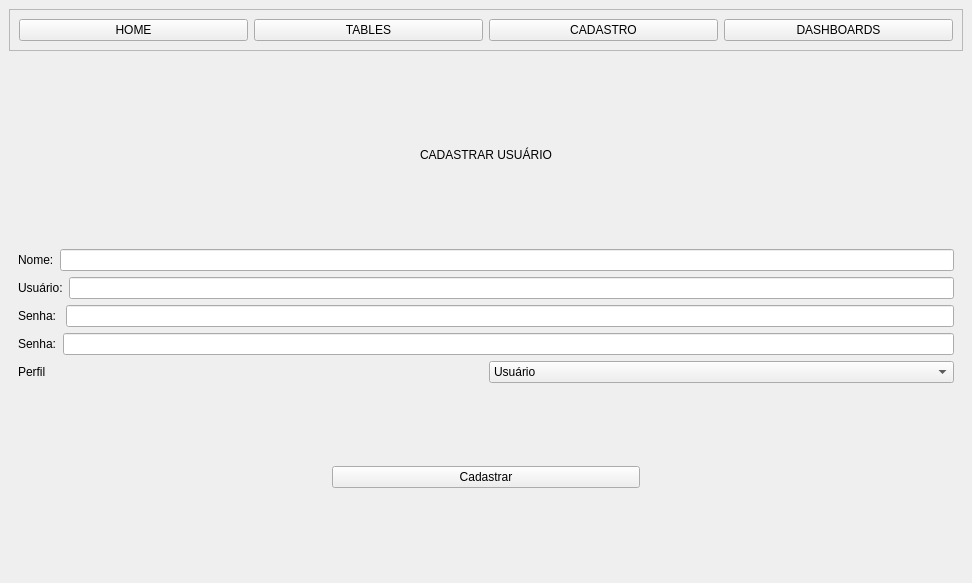
<?xml version="1.0" encoding="UTF-8"?>
<ui version="4.0">
 <class>MainWindow</class>
 <widget class="QMainWindow" name="MainWindow">
  <property name="geometry">
   <rect>
    <x>0</x>
    <y>0</y>
    <width>972</width>
    <height>583</height>
   </rect>
  </property>
  <property name="windowTitle">
   <string>MainWindow</string>
  </property>
  <widget class="QWidget" name="centralwidget">
   <layout class="QGridLayout" name="gridLayout">
    <item row="0" column="0">
     <widget class="QFrame" name="frame">
      <property name="frameShape">
       <enum>QFrame::StyledPanel</enum>
      </property>
      <property name="frameShadow">
       <enum>QFrame::Raised</enum>
      </property>
      <layout class="QHBoxLayout" name="horizontalLayout">
       <item>
        <widget class="QPushButton" name="btn_home">
         <property name="text">
          <string>HOME</string>
         </property>
        </widget>
       </item>
       <item>
        <widget class="QPushButton" name="btn_tables">
         <property name="text">
          <string>TABLES</string>
         </property>
        </widget>
       </item>
       <item>
        <widget class="QPushButton" name="btn_pg_cadastro">
         <property name="text">
          <string>CADASTRO</string>
         </property>
        </widget>
       </item>
       <item>
        <widget class="QPushButton" name="btn_dashboards">
         <property name="text">
          <string>DASHBOARDS</string>
         </property>
        </widget>
       </item>
      </layout>
     </widget>
    </item>
    <item row="1" column="0">
     <widget class="QStackedWidget" name="Pages">
      <property name="currentIndex">
       <number>2</number>
      </property>
      <widget class="QWidget" name="pg_table">
       <layout class="QHBoxLayout" name="horizontalLayout_4">
        <item>
         <widget class="QTabWidget" name="tabWidget">
          <property name="currentIndex">
           <number>0</number>
          </property>
          <widget class="QWidget" name="tables">
           <attribute name="title">
            <string>TreeWidget</string>
           </attribute>
           <layout class="QVBoxLayout" name="verticalLayout_3">
            <item>
             <layout class="QHBoxLayout" name="horizontalLayout_2">
              <item>
               <widget class="QLineEdit" name="txt_file"/>
              </item>
              <item>
               <widget class="QPushButton" name="btn_open">
                <property name="text">
                 <string>Abrir</string>
                </property>
               </widget>
              </item>
             </layout>
            </item>
            <item>
             <layout class="QHBoxLayout" name="horizontalLayout_3">
              <item>
               <layout class="QVBoxLayout" name="verticalLayout_7">
                <item>
                 <layout class="QVBoxLayout" name="verticalLayout_5">
                  <item>
                   <widget class="QLabel" name="label_3">
                    <property name="text">
                     <string>ESTOQUE</string>
                    </property>
                   </widget>
                  </item>
                  <item>
                   <widget class="QTreeWidget" name="tw_estoque">
                    <column>
                     <property name="text">
                      <string>NFe</string>
                     </property>
                    </column>
                    <column>
                     <property name="text">
                      <string>New Column</string>
                     </property>
                    </column>
                    <column>
                     <property name="text">
                      <string>Cliente</string>
                     </property>
                    </column>
                    <column>
                     <property name="text">
                      <string>UF</string>
                     </property>
                    </column>
                    <column>
                     <property name="text">
                      <string>New Column</string>
                     </property>
                    </column>
                    <column>
                     <property name="text">
                      <string>Cod Item</string>
                     </property>
                    </column>
                    <column>
                     <property name="text">
                      <string>New Column</string>
                     </property>
                    </column>
                    <column>
                     <property name="text">
                      <string>Quantidade</string>
                     </property>
                    </column>
                    <column>
                     <property name="text">
                      <string>UN</string>
                     </property>
                    </column>
                    <column>
                     <property name="text">
                      <string>Especie </string>
                     </property>
                    </column>
                    <column>
                     <property name="text">
                      <string>Valor NFe</string>
                     </property>
                    </column>
                    <column>
                     <property name="text">
                      <string>New Column</string>
                     </property>
                    </column>
                    <column>
                     <property name="text">
                      <string>Usuário</string>
                     </property>
                    </column>
                   </widget>
                  </item>
                 </layout>
                </item>
                <item>
                 <widget class="QLabel" name="label_2">
                  <property name="text">
                   <string>SAÍDA</string>
                  </property>
                 </widget>
                </item>
                <item>
                 <layout class="QVBoxLayout" name="verticalLayout_6">
                  <item>
                   <widget class="QTreeWidget" name="tw_saida">
                    <column>
                     <property name="text">
                      <string>1</string>
                     </property>
                    </column>
                    <column>
                     <property name="text">
                      <string>Nfe</string>
                     </property>
                    </column>
                    <column>
                     <property name="text">
                      <string>Serie</string>
                     </property>
                    </column>
                    <column>
                     <property name="text">
                      <string>Data Importação</string>
                     </property>
                    </column>
                    <column>
                     <property name="text">
                      <string>Usuário</string>
                     </property>
                    </column>
                   </widget>
                  </item>
                 </layout>
                </item>
               </layout>
              </item>
              <item>
               <widget class="QFrame" name="frame_2">
                <property name="frameShape">
                 <enum>QFrame::StyledPanel</enum>
                </property>
                <property name="frameShadow">
                 <enum>QFrame::Raised</enum>
                </property>
                <layout class="QVBoxLayout" name="verticalLayout_4">
                 <item>
                  <widget class="QPushButton" name="btn_importar">
                   <property name="text">
                    <string>Importar Excel</string>
                   </property>
                  </widget>
                 </item>
                 <item>
                  <widget class="QPushButton" name="btn_excel">
                   <property name="text">
                    <string>Gerar Excel</string>
                   </property>
                  </widget>
                 </item>
                 <item>
                  <widget class="QPushButton" name="btn_extorno">
                   <property name="maximumSize">
                    <size>
                     <width>131</width>
                     <height>16777215</height>
                    </size>
                   </property>
                   <property name="text">
                    <string>Extorno</string>
                   </property>
                  </widget>
                 </item>
                 <item>
                  <spacer name="verticalSpacer">
                   <property name="orientation">
                    <enum>Qt::Vertical</enum>
                   </property>
                   <property name="sizeHint" stdset="0">
                    <size>
                     <width>20</width>
                     <height>40</height>
                    </size>
                   </property>
                  </spacer>
                 </item>
                </layout>
               </widget>
              </item>
             </layout>
            </item>
           </layout>
          </widget>
          <widget class="QWidget" name="tab_2">
           <attribute name="title">
            <string>Tab 2</string>
           </attribute>
          </widget>
         </widget>
        </item>
       </layout>
      </widget>
      <widget class="QWidget" name="pg_home">
       <layout class="QVBoxLayout" name="verticalLayout">
        <item>
         <widget class="QLabel" name="label">
          <property name="styleSheet">
           <string notr="true">background-color: rgb(255, 255, 255);</string>
          </property>
          <property name="text">
           <string>&lt;html&gt;&lt;head/&gt;&lt;body&gt;&lt;p align=&quot;center&quot;&gt;&lt;span style=&quot; font-size:48pt; font-weight:600; color:#090354;&quot;&gt;PySystem&lt;/span&gt;&lt;/p&gt;&lt;p align=&quot;center&quot;&gt;&lt;span style=&quot; font-size:28pt; font-weight:600; color:#090354;&quot;&gt;Gerenciamento de estoque&lt;/span&gt;&lt;/p&gt;&lt;/body&gt;&lt;/html&gt;</string>
          </property>
         </widget>
        </item>
       </layout>
      </widget>
      <widget class="QWidget" name="pg_cadastro">
       <layout class="QVBoxLayout" name="verticalLayout_2">
        <item>
         <widget class="QLabel" name="label_4">
          <property name="text">
           <string>CADASTRAR USUÁRIO</string>
          </property>
          <property name="alignment">
           <set>Qt::AlignCenter</set>
          </property>
         </widget>
        </item>
        <item>
         <layout class="QHBoxLayout" name="horizontalLayout_8">
          <item>
           <widget class="QLabel" name="label_5">
            <property name="text">
             <string>Nome:</string>
            </property>
           </widget>
          </item>
          <item>
           <widget class="QLineEdit" name="txt_nome"/>
          </item>
         </layout>
        </item>
        <item>
         <layout class="QHBoxLayout" name="horizontalLayout_7">
          <item>
           <widget class="QLabel" name="label_6">
            <property name="text">
             <string>Usuário:</string>
            </property>
           </widget>
          </item>
          <item>
           <widget class="QLineEdit" name="txt_usuario"/>
          </item>
         </layout>
        </item>
        <item>
         <layout class="QHBoxLayout" name="horizontalLayout_6">
          <item>
           <widget class="QLabel" name="label_7">
            <property name="text">
             <string>Senha: </string>
            </property>
           </widget>
          </item>
          <item>
           <widget class="QLineEdit" name="txt_senha"/>
          </item>
         </layout>
        </item>
        <item>
         <layout class="QHBoxLayout" name="horizontalLayout_5">
          <item>
           <widget class="QLabel" name="label_8">
            <property name="text">
             <string>Senha:</string>
            </property>
           </widget>
          </item>
          <item>
           <widget class="QLineEdit" name="txt_senha2"/>
          </item>
         </layout>
        </item>
        <item>
         <layout class="QHBoxLayout" name="horizontalLayout_9">
          <item>
           <widget class="QLabel" name="label_9">
            <property name="text">
             <string>Perfil</string>
            </property>
           </widget>
          </item>
          <item>
           <widget class="QComboBox" name="cb_perfil">
            <item>
             <property name="text">
              <string>Usuário</string>
             </property>
            </item>
            <item>
             <property name="text">
              <string>Adminstrador</string>
             </property>
            </item>
           </widget>
          </item>
         </layout>
        </item>
        <item>
         <layout class="QHBoxLayout" name="horizontalLayout_10">
          <item>
           <widget class="QLabel" name="label_10">
            <property name="text">
             <string/>
            </property>
           </widget>
          </item>
          <item>
           <widget class="QPushButton" name="btn_cadastro">
            <property name="text">
             <string>Cadastrar</string>
            </property>
           </widget>
          </item>
          <item>
           <widget class="QLabel" name="label_11">
            <property name="text">
             <string/>
            </property>
           </widget>
          </item>
         </layout>
        </item>
       </layout>
      </widget>
     </widget>
    </item>
   </layout>
  </widget>
 </widget>
 <resources/>
 <connections/>
</ui>
